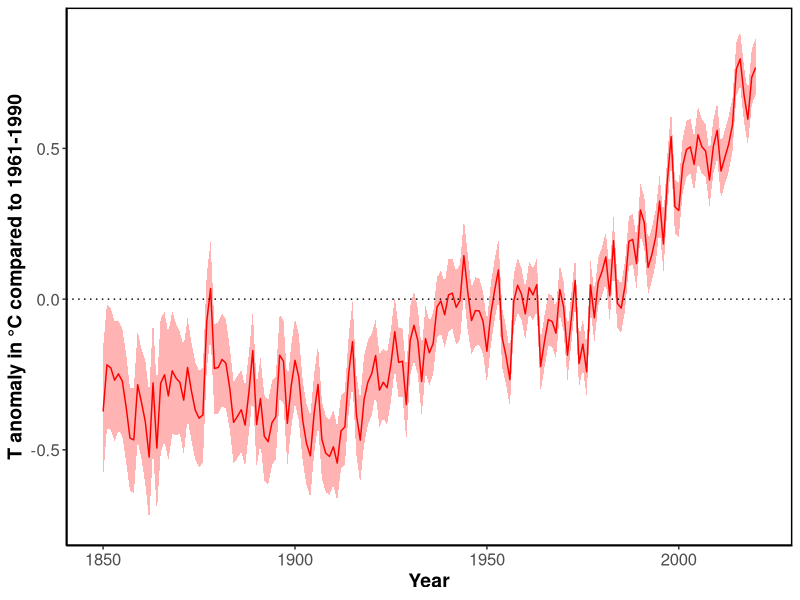
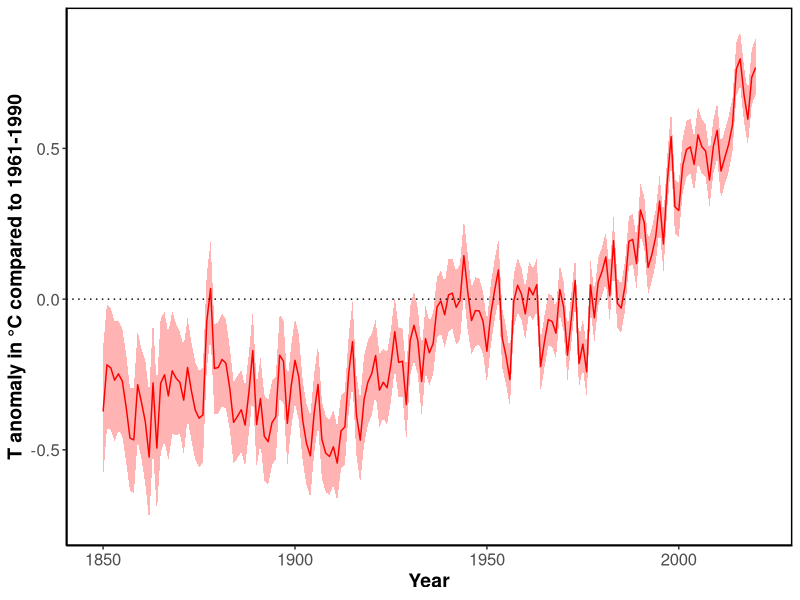
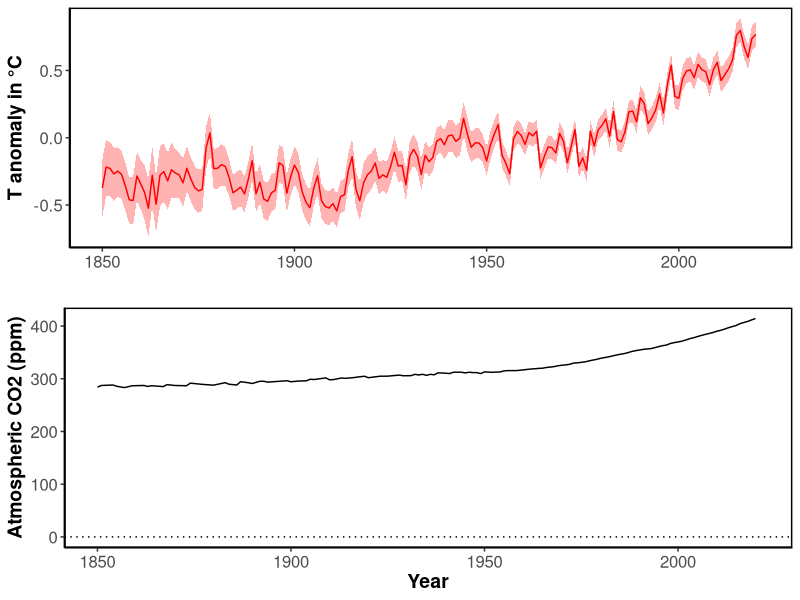
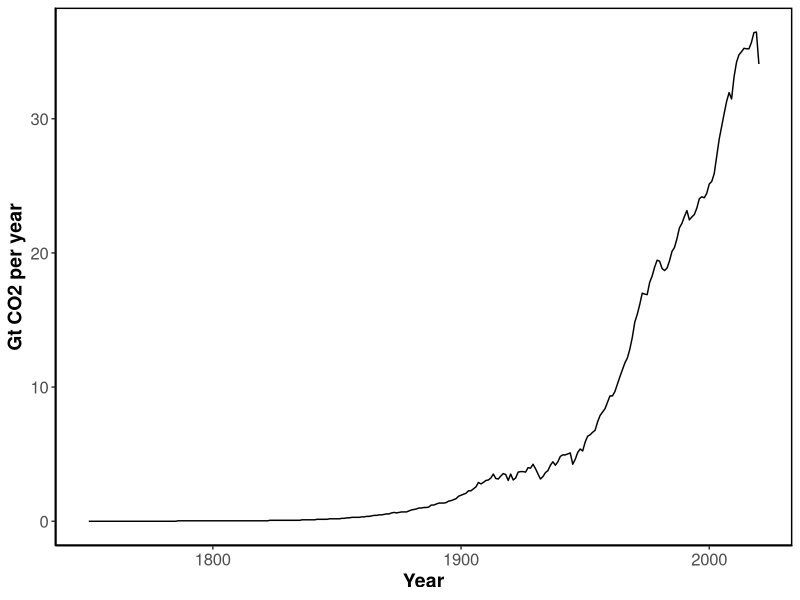
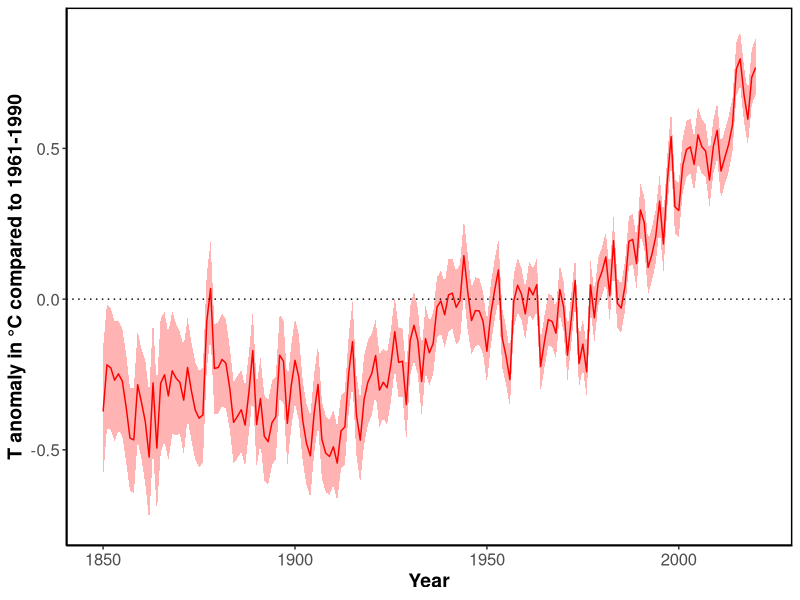
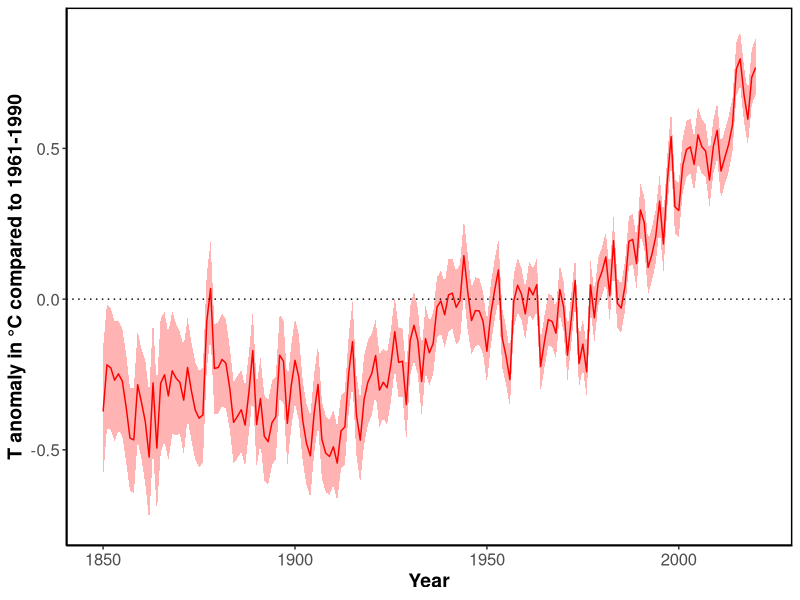
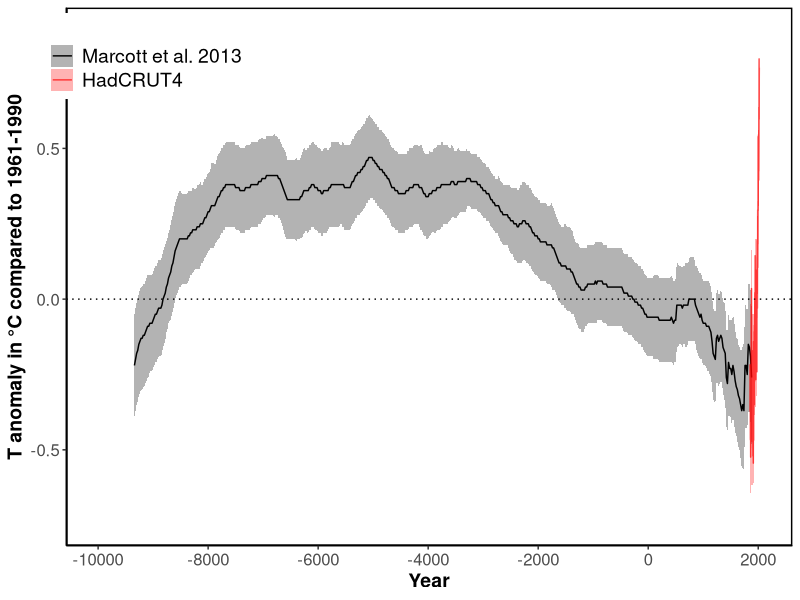
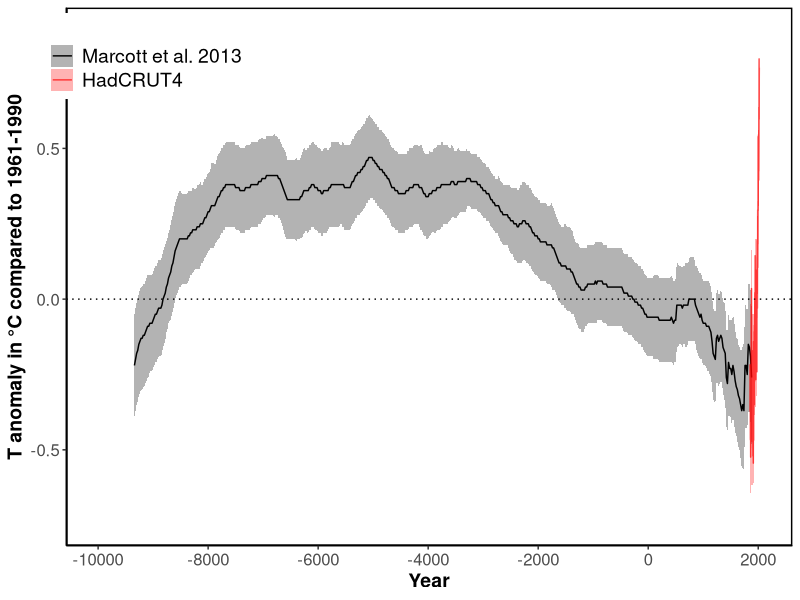

These figures' R source, in order: (Note: this script raises an error after producing the figures.)

# HadCRUT4 is a gridded dataset of global historical surface temperature anomalies relative to a 1961-1990 reference period. Data are available for each month since January 1850, on a 5 degree grid.
#More information here: https://www.metoffice.gov.uk/hadobs/hadcrut4/

#Citation: Morice, C. P., Kennedy, J. J., Rayner, N. A., and Jones, P. D. (2012), Quantifying uncertainties in global and regional temperature change using an ensemble of observational estimates: The HadCRUT4 data set, J. Geophys. Res., 117, D08101, doi:10.1029/2011JD017187. 

# Download data yearly global: https://www.metoffice.gov.uk/hadobs/hadcrut4/data/current/time_series/HadCRUT.4.6.0.0.annual_ns_avg.txt

#Column 1 is the date.
#Column 2 is the median of the 100 ensemble member time series.
#Columns 3 and 4 are the lower and upper bounds of the 95% confidence interval of bias uncertainty computed from the 100 member ensemble.
#Columns 5 and 6 are the lower and upper bounds of the 95% confidence interval of measurement and sampling uncertainties around the ensemble median. These are the combination of fully uncorrelated measurement and sampling uncertainties and partially correlated uncertainties described by the HadCRUT4 error covariance matrices.
#Columns 7 and 8 are the lower and upper bounds of the 95% confidence interval of coverage uncertainties around the ensemble median.
#Columns 9 and 10 are the lower and upper bounds of the 95% confidence interval of the combination of measurement and sampling and bias uncertainties.
#Columns 11 and 12 are the lower and upper bounds of the 95% confidence interval of the combined effects of all the uncertainties described in the HadCRUT4 error model (measurement and sampling, bias and coverage uncertainties).


HC<- read.table("data/HadCRUT.4.6.0.0.annual_ns_avg.txt",header=F) # 

colnames(HC)=c("Year","Median","","","","","","","","","CI_low","CI_high")


library("ggplot2")

# plot T anomaly last 170 years

ylabel="T anomaly in °C compared to 1961-1990"

p<- ggplot(data=HC, aes(x=Year, y=Median))  + geom_line (col="red") + xlim(1849,2021) + ylab(ylabel) +
  geom_ribbon(aes(ymin=CI_low, ymax=HC$CI_high), linetype=2, alpha=0.3, fill="red") +
  geom_hline(yintercept=0, linetype=3)+
  theme(panel.grid.major = element_blank(), panel.grid.minor = element_blank(),
        axis.text=element_text(size=12),axis.title=element_text(size=14,face="bold"),
        panel.background = element_blank(), axis.line = element_line(colour = "black"),
        panel.border = element_rect(color = "black",fill = NA,size = 1))
                                                                                                                   
p

ggsave(filename="plots_pdf/T_anomaly_last_170_years.pdf",width =11, height =6)
ggsave(filename="plots_png/T_anomaly_last_170_years.png",width =11, height =6)

p  




# Reconstruction of temperature anomaly during the Holocene, based on 73 globally distributed records.
#The 73 globally distributed temperature records used in our analysis are based on a variety
#of paleotemperature proxies and have sampling resolutions ranging from 20 to 500 years, 
#with a median resolution of 120 years

#This study includes 73 records derived from multiple paleoclimate archive sand temperature proxies(Fig. S1; Table S1):
#alkenone (n=31), planktonic foraminifera Mg/Ca (n=19), TEX86 (n=4), fossil chironomid transfer function (n=4), 
#fossil pollen modern analog technique (MAT) (n=4), ice-core stable isotopes (n=5), 
#other microfossil assemblages(MATand Transfer Function)(n=5), and Methylation index of Branched Tetraethers(MBT)(n=1)


# An important limitation of this data is that it does not fully resolve variability at periods shorter than 2000 years,
# with essentially no variability preserved at periods shorter than 300 years, ~50% preserved at 1000-year periods, 
# and nearly all of the variability preserved for periods longer than 2000 years

# Citation: A Reconstruction of Regional and Global Temperature for the Past 11,300 Years Shaun A. Marcott et al. Science 339 , 1198 (2013); DOI: 10.1126/science.1228026

#Download data from supplementary table S1: https://science.sciencemag.org/highwire/filestream/594506/field_highwire_adjunct_files/1/Marcott.SM.database.S1.xlsx


# Read global T anomaly (compared to 1960-1990 instrumental average) reconstruction 5x5 grid 

Marcott<- read.table("data/Marcott_2013_data.tsv",header=TRUE) # This file includes the global stack Standard 5x5 grid from database S1 with 1σ uncertainty

#Without filling data gaps, our Standard 5×5 reconstruction (Fig. 1A) exhibits 0.6°C greater warming over the past ~60 yr B.P.
#(1890 to 1950 CE) than our equivalent infilled 5° × 5° area-weighted mean stack (Fig. 1, C andD). 
#However, considering the temporal resolution of our data set and the small number of records 
#that cover this interval (Fig. 1G), this difference is probably not robust

M<-subset(Marcott, Marcott$Year>60) # exclude years after 1890, later reconstruction are based on a single data point => not robust according to the authors

M$Year=1950-M$Year # by convention 1950 is set as year 0, here the data is converted in classic caledar year 

Merged_T<-merge(x = M, y = HC, by = "Year", all = TRUE) # merge Marcot and HADcrut4 datasets


# plot T anomaly from Marcott and HadCRUT at different times  
ylabel="T anomaly in °C compared to 1961-1990"

years=c(12000,5000,2000,1000,500)
options(scipen=999)
for (i in years) {
  
  if (i == 12000){bre=c(-10000,-8000,-6000,-4000,-2000,0,2000)}else {bre=waiver()}

  p<- ggplot(data=subset(Merged_T,!is.na(T)),aes(x = Year, y = T,colour="Marcott et al. 2013"))  + geom_line ()  + ylab(ylabel) + xlab("Year")+
    scale_x_continuous(breaks=bre,limits=c(2021-i,2021)) +
    geom_ribbon(data=subset(Merged_T,!is.na(T)),aes(ymin=T-T_uncertainty, ymax=T+T_uncertainty, fill="Marcott et al. 2013",colour="Marcott et al. 2013"), linetype=0, alpha=0.3) +   
    geom_line(data=subset(Merged_T,!is.na(Median)),aes(y=Median,x=Year,colour="HadCRUT4"),alpha=0.7) +
    geom_hline(yintercept=0, linetype=3)+
    geom_ribbon(data=subset(Merged_T,!is.na(Median)),aes(x=Year,ymin=CI_low, ymax=CI_high,colour="HadCRUT4",fill="HadCRUT4"),linetype=0, alpha=0.3) +
    scale_colour_manual("", 
                        breaks = c("Marcott et al. 2013", "HadCRUT4"),
                        values = c("black", "red")) +
    scale_fill_manual("", 
                      breaks = c("Marcott et al. 2013", "HadCRUT4"),
                      values = c("black", "red")) +
    theme(panel.grid.major = element_blank(), panel.grid.minor = element_blank(),
          axis.text=element_text(size=12),axis.title=element_text(size=14,face="bold"),
          panel.background = element_blank(), axis.line = element_line(colour = "black"),
          panel.border = element_rect(color = "black",fill = NA,size = 1)) + 
          theme(legend.position = c(0.11, 0.91),legend.text = element_text(size=14))
  

ggsave(filename=paste0("plots_pdf/T_anomaly_Marcott_last_",i,"_years_and_170_years_HC.pdf"),width=11,height=6)
ggsave(filename=paste0("plots_png/T_anomaly_Marcott_last_",i,"_years_and_170_years_HC.png"),width=11,height=6)

}


#CO2 atmospheric concentration

#data from 1959 from NOOA: Data from 1959 through 1979 have been obtained by C. David Keeling of the Scripps Institution of Oceanography (SIO) and were obtained from the Scripps website (scrippsco2.ucsd.edu).
#Data from 1980 onwards is sourced from NOAA's Mauna Loa monitoring station
# Download: https://www.esrl.noaa.gov/gmd/webdata/ccgg/trends/co2/co2_annmean_mlo.txt


CO2_recent<-read.table("data/co2_annmean_mlo.txt",header=F)

# 
#Very long-term data were compiled by Our world in data: data from ice cores – specifically the Dome C core – 
#has been made available from the NOAA here: https://www.ncdc.noaa.gov/paleo-search/study/17975. 
#In this original dataset, some years had multiple measurements (taken at different points of the year). 
#To normalize this to a single year, where several measurements were available, 
#we took the average of these concentration values. Dome C data has been used until the year 1958.

#Citation: Bereiter, B., Eggleston, S., Schmitt, J., Nehrbass‐Ahles, C., Stocker, T. F., Fischer, H., ... & Chappellaz, J. (2015). Revision of the EPICA Dome C CO2 record from 800 to 600 kyr before present. Geophysical Research Letters, 42(2), 542-549.

# Download: https://ourworldindata.org/co2-and-other-greenhouse-gas-emissions

CO2_old<-read.csv("data/co2-concentration-long-term.csv")


# the recent and old data use a differnt CO2 scale, conversion can be done with following formula:  
#X2019 = 1.00079 * X2007 - 0.142 (https://www.esrl.noaa.gov/gmd/ccl/scale_conversion.html), 
#the conversion is reccomended only between 250 and 520 ppm,

CO2_o <- subset(CO2_old,CO2_old$Year<1959)

CO2_o$CO2.concentrations..NOAA..2018. <-(CO2_o$CO2.concentrations..NOAA..2018.*1.00079)-0.142  # rescale

CO2_r <- CO2_recent[,-3]

colnames (CO2_r) <-c("year","mean")

colnames (CO2_o) <-c("year","mean")

CO2<- rbind(CO2_o,CO2_r)

colnames (CO2) <-c("Year","mean")

Merged_T_C<-merge(x = Merged_T, y = CO2, by = "Year", all = TRUE) # merge CO2 and T data


years=c(810000,12000,5000,2000,1000,500,170)

for (i in years) {
  if (i == 12000){bre=c(-8000,-6000,-4000,-2000,0,2000)}else {bre=waiver()}
  

p<- ggplot(data=subset(Merged_T_C,!is.na(mean)), aes(x=Year, y=mean))  + geom_line () + ylab("Atmospheric CO2 (ppm)") +
  scale_x_continuous(breaks=bre,limits=c(2021-i,2021)) +
  theme(panel.grid.major = element_blank(), panel.grid.minor = element_blank(),
        axis.text=element_text(size=12),axis.title=element_text(size=14,face="bold"),
        panel.background = element_blank(), axis.line = element_line(colour = "black"),
        panel.border = element_rect(color = "black",fill = NA,size = 1))

ggsave(filename=paste0("plots_pdf/CO2_atmospheric_conc_last_",i,"_years.pdf"),width=11,height=6)
ggsave(filename=paste0("plots_png/CO2_atmospheric_conc_last_",i,"_years.png"),width=11,height=6)


}



#plot T and CO2 together 

library(gridExtra)
library(ggpubr)

ylabel="T anomaly in °C"

years=c(12000,5000,2000,1000,500)

for (i in years) {
  if (i == 12000){bre=c(-8000,-6000,-4000,-2000,0,2000)}else {bre=waiver()}
  
  p1<- ggplot(data=subset(Merged_T_C,!is.na(mean)), aes(x=Year, y=mean))  + geom_line () + ylab("Atmospheric CO2 (ppm)") +
    scale_x_continuous(breaks=bre,limits=c(2021-i,2021)) +
    theme(panel.grid.major = element_blank(), panel.grid.minor = element_blank(),
          axis.text=element_text(size=12),axis.title=element_text(size=14,face="bold"),
          panel.background = element_blank(), axis.line = element_line(colour = "black"),
          panel.border = element_rect(color = "black",fill = NA,size = 1))
  
  p<- ggplot(data=subset(Merged_T,!is.na(T)),aes(x = Year, y = T,colour="Marcott et al. 2013"))  + geom_line () + ylab(ylabel) + xlab("")+
    scale_x_continuous(breaks=bre,limits=c(2021-i,2021)) +
    geom_hline(yintercept=0, linetype=3)+
    geom_ribbon(data=subset(Merged_T,!is.na(T)),aes(ymin=T-T_uncertainty, ymax=T+T_uncertainty, fill="Marcott et al. 2013",colour="Marcott et al. 2013"), linetype=0, alpha=0.3) +   
    geom_line(data=subset(Merged_T,!is.na(Median)),aes(y=Median,x=Year,colour="HadCRUT4"),alpha=0.7) +
    geom_ribbon(data=subset(Merged_T,!is.na(Median)),aes(x=Year,ymin=CI_low, ymax=CI_high,colour="HadCRUT4",fill="HadCRUT4"),linetype=0, alpha=0.3) +
    scale_colour_manual("", 
                        breaks = c("Marcott et al. 2013", "HadCRUT4"),
                        values = c("black", "red")) +
    scale_fill_manual("", 
                      breaks = c("Marcott et al. 2013", "HadCRUT4"),
                      values = c("black", "red")) +
    theme(panel.grid.major = element_blank(), panel.grid.minor = element_blank(),
          axis.text=element_text(size=12),axis.title=element_text(size=14,face="bold"),
          panel.background = element_blank(), axis.line = element_line(colour = "black"),
          panel.border = element_rect(color = "black",fill = NA,size = 1)) + 
    theme(legend.position = c(0.08, 0.9),legend.text = element_text(size=10),
          legend.background = element_blank(),
          legend.box.background = element_blank())
  
  
  ggarrange(p,p1, ncol = 1, nrow = 2)
  
  
  
  ggsave(paste0("plots_pdf/T_CO2_last_",i,"_years.pdf"),width=11,height=6)
  ggsave(paste0("plots_png/T_CO2_last_",i,"_years.png"),width=11,height=6)
  
  
}


# plot T and C only instrumental T


p1<- ggplot(data=subset(Merged_T_C,!is.na(mean)), aes(x=Year, y=mean))  + geom_line () + xlim(1850,2021) + ylab("Atmospheric CO2 (ppm)") +
  geom_hline(yintercept=0, linetype=3)+
  theme(panel.grid.major = element_blank(), panel.grid.minor = element_blank(),
        axis.text=element_text(size=12),axis.title=element_text(size=14,face="bold"),
        panel.background = element_blank(), axis.line = element_line(colour = "black"),
        panel.border = element_rect(color = "black",fill = NA,size = 1))

p<- ggplot(data=subset(Merged_T,!is.na(Median)),aes(x = Year, y = Median))  + geom_line (colour="red") + xlim(1850,2021) + ylab(ylabel) + xlab("")+
  geom_ribbon(data=subset(Merged_T,!is.na(Median)),aes(ymin=CI_low, ymax=CI_high), linetype=0, alpha=0.3,fill="red") +   
  theme(panel.grid.major = element_blank(), panel.grid.minor = element_blank(),
        axis.text=element_text(size=12),axis.title=element_text(size=14,face="bold"),
        panel.background = element_blank(), axis.line = element_line(colour = "black"),
        panel.border = element_rect(color = "black",fill = NA,size = 1))


ggarrange(p,p1, ncol = 1, nrow = 2)

ggsave("plots_pdf/T_CO2_last_170_years.pdf",width=11,height=6)

ggsave("plots_png/T_CO2_last_170_years.png",width=11,height=6)


# plot CO2 yearly emissions 
# Citation: Friedlingstein et al. 2020. Earth Syst. Sci. Data, 12, 3269–3340, 2020 https://doi.org/10.5194/essd-12-3269-2020
#All values in million tonnes of carbon per year. For values in million tonnes of CO2 per year, multiply the values below by 3.664
#Include emissions from fossil fuel combustion and oxidation and cement production 

# Download: https://data.icos-cp.eu/licence_accept?ids=%5B%226QlPjfn_7uuJtAeuGGFXuPwz%22%5D

emissions <- read.table("data/annual_emission.tsv",header=T)  # file with historical emissions (World)
emissions$emission <-(emissions$emission*3.664 )

p <- ggplot(data=emissions,aes(x = Year, y = emission))  + geom_line () + ylab("Gt CO2 per year") + xlab("Year")+
  theme(panel.grid.major = element_blank(), panel.grid.minor = element_blank(),
        axis.text=element_text(size=12),axis.title=element_text(size=14,face="bold"),
        panel.background = element_blank(), axis.line = element_line(colour = "black"),
        panel.border = element_rect(color = "black",fill = NA,size = 1))
p


ggsave("plots_pdf/CO2_emissions.pdf",width=11,height=6)
ggsave("plots_png/CO2_emissions.png",width=11,height=6)

tail(emissions, n=15)
